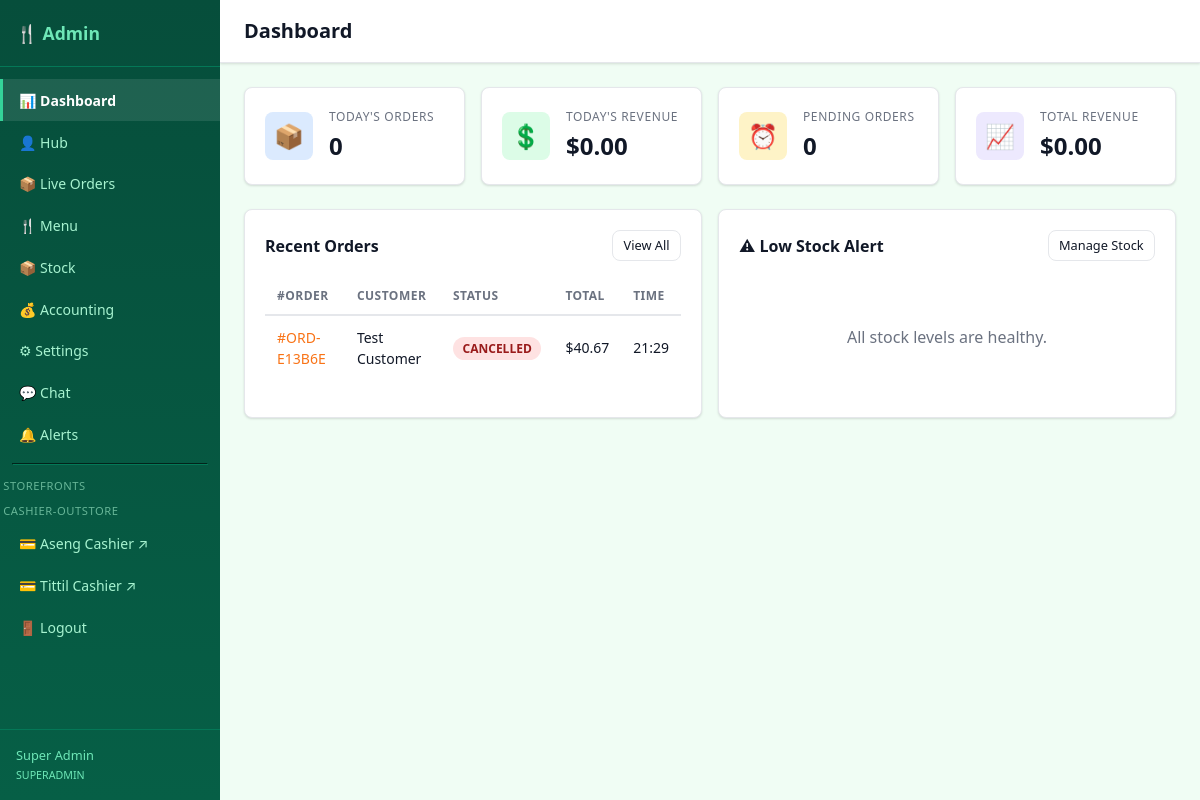
Page /admin/index.php (signed in) on the committed database.
### tables this page shows
CREATE TABLE "Order" (
    id           TEXT PRIMARY KEY,
    orderNumber  TEXT NOT NULL,
    status       TEXT NOT NULL DEFAULT 'PENDING',
    totalAmount  TEXT NOT NULL,
    itemCount    INTEGER NOT NULL DEFAULT 0,
    notes        TEXT,
    customerName TEXT,
    customerPhone TEXT,
    customerId   TEXT,
    restaurantId TEXT NOT NULL,
    completedAt  TEXT,
    createdAt    TEXT NOT NULL DEFAULT (datetime('now')),
    updatedAt    TEXT NOT NULL DEFAULT (datetime('now')),
    FOREIGN KEY (restaurantId) REFERENCES Restaurant(id) ON DELETE CASCADE,
    FOREIGN KEY (customerId)   REFERENCES User(id)       ON DELETE SET NULL
);

### db.php (called while the page is built, shortened)
<?php
function get_db(): PDO {
    static $pdo = null;
    if ($pdo === null) {
        $pdo = new PDO('sqlite:' . DB_PATH, null, null, [
            PDO::ATTR_ERRMODE            => PDO::ERRMODE_EXCEPTION,
            PDO::ATTR_DEFAULT_FETCH_MODE => PDO::FETCH_ASSOC,
        ]);
        $pdo->exec('PRAGMA foreign_keys = ON');
        $pdo->exec('PRAGMA journal_mode = WAL');
    }
    return $pdo;
}
function db_query(string $sql, array $params = []): array {
    $stmt = get_db()->prepare($sql);
    $stmt->execute($params);
    return $stmt->fetchAll();
}
function db_fetch(string $sql, array $params = []): ?array {
    $stmt = get_db()->prepare($sql);
    $stmt->execute($params);
    $row = $stmt->fetch();
    return $row ?: null;
}
function get_restaurant(?string $slug = null): ?array {
    $slug = $slug ?? DEFAULT_RESTAURANT_SLUG;
    return db_fetch('SELECT * FROM Restaurant WHERE slug = ? AND isActive = 1', [$slug]);
}

### admin/index.php (the view, shortened to what this page needs)
<?php
require_once dirname(__DIR__) . '/db.php';
include dirname(__DIR__) . '/includes/admin_header.php';
$restaurant = get_restaurant();
$rid = $restaurant['id'] ?? null;
$today = date('Y-m-d') . ' 00:00:00';
$today_orders   = $rid ? (int)(db_fetch('SELECT COUNT(*) AS n FROM "Order" WHERE restaurantId = ? AND createdAt >= ?', [$rid, $today])['n'] ?? 0) : 0;
$pending_orders = $rid ? (int)(db_fetch('SELECT COUNT(*) AS n FROM "Order" WHERE restaurantId = ? AND status = "PENDING"', [$rid])['n'] ?? 0) : 0;
$today_revenue  = $rid ? (float)(db_fetch('SELECT COALESCE(SUM(CAST(totalAmount AS REAL)),0) AS n FROM "Order" WHERE restaurantId = ? AND status IN ("COMPLETED","READY","OUT_FOR_DELIVERY") AND createdAt >= ?', [$rid, $today])['n'] ?? 0) : 0;
$total_revenue  = $rid ? (float)(db_fetch('SELECT COALESCE(SUM(CAST(totalAmount AS REAL)),0) AS n FROM "Order" WHERE restaurantId = ? AND status IN ("COMPLETED","READY","OUT_FOR_DELIVERY")', [$rid])['n'] ?? 0) : 0;
$low_stock = $rid ? db_query('SELECT id, name, stockQuantity, lowStockThreshold FROM MenuItem WHERE restaurantId = ? AND stockQuantity IS NOT NULL AND stockQuantity <= lowStockThreshold ORDER BY stockQuantity ASC LIMIT 8', [$rid]) : [];
$recent_orders = $rid ? db_query('SELECT id, orderNumber, status, totalAmount, customerName, createdAt FROM "Order" WHERE restaurantId = ? ORDER BY createdAt DESC LIMIT 10', [$rid]) : [];
?>
<div class="stats-grid">
    <div class="stat-card">
        <div class="stat-icon" style="background:#dbeafe">&#128230;</div>
        <div>
            <div class="stat-label">Today's Orders</div>
            <div class="stat-value"><?= $today_orders ?></div>
        </div>
    </div>
    <div class="stat-card">
        <div class="stat-icon" style="background:#dcfce7">&#128178;</div>
        <div>
            <div class="stat-label">Today's Revenue</div>
            <div class="stat-value">$<?= number_format($today_revenue, 2) ?></div>
        </div>
    </div>
    <div class="stat-card">
        <div class="stat-icon" style="background:#fef3c7">&#9200;</div>
        <div>
            <div class="stat-label">Pending Orders</div>
            <div class="stat-value"><?= $pending_orders ?></div>
        </div>
    </div>
    <div class="stat-card">
        <div class="stat-icon" style="background:#ede9fe">&#128200;</div>
        <div>
            <div class="stat-label">Total Revenue</div>
            <div class="stat-value">$<?= number_format($total_revenue, 2) ?></div>
        </div>
    </div>
</div>
<div class="dashboard-grid">
    <div class="card">
        <div class="card-header">
            <h2>Recent Orders</h2>
            <a href="orders.php" class="btn btn-sm btn-outline">View All</a>
        </div>
        <?php if (empty($recent_orders)): ?>
            <p class="empty-state">No orders yet.</p>
        <?php else: ?>
        <table class="table">
            <thead><tr><th>#Order</th><th>Customer</th><th>Status</th><th>Total</th><th>Time</th></tr></thead>
            <tbody>
            <?php foreach ($recent_orders as $order): ?>
            <tr>
                <td><a href="orders.php?id=<?= htmlspecialchars($order['id']) ?>">#<?= htmlspecialchars($order['orderNumber']) ?></a></td>
                <td><?= htmlspecialchars($order['customerName'] ?? 'Guest') ?></td>
                <td><span class="status-badge status-<?= strtolower($order['status']) ?>"><?= htmlspecialchars($order['status']) ?></span></td>
                <td>$<?= number_format((float)$order['totalAmount'], 2) ?></td>
                <td><?= date('H:i', strtotime($order['createdAt'])) ?></td>
            </tr>
            <?php endforeach; ?>
            </tbody>
        </table>
        <?php endif; ?>
    </div>
    <div class="card">
        <div class="card-header">
            <h2>&#9888; Low Stock Alert</h2>
            <a href="stock.php" class="btn btn-sm btn-outline">Manage Stock</a>
        </div>
        <?php if (empty($low_stock)): ?>
            <p class="empty-state">All stock levels are healthy.</p>
        <?php endif; ?>
    </div>
</div>
<?php include dirname(__DIR__) . '/includes/admin_footer.php'; ?>

### assets/css/style.css (style rules this page uses)
:root { --primary: #f97316; --primary-dark: #ea580c; --primary-fg: #fff; --bg: #f9fafb; --card-bg: #ffffff; --border: #e5e7eb; --text: #111827; --text-muted: #6b7280; --success: #16a34a; --warn: #d97706; --danger: #dc2626; --radius: 8px; --shadow: 0 1px 3px rgba(0,0,0,.08), 0 1px 2px rgba(0,0,0,.06); --transition: .15s ease; }
*, *::before, *::after { box-sizing: border-box; margin: 0; padding: 0; }
body { font-family: system-ui, -apple-system, sans-serif; background: var(--bg); color: var(--text); line-height: 1.5; }
a { color: var(--primary); text-decoration: none; }
.card { background: var(--card-bg); border: 1px solid var(--border); border-radius: var(--radius); padding: 1.25rem; box-shadow: var(--shadow); }
.card-header { display: flex; align-items: center; justify-content: space-between; margin-bottom: 1rem; }
.card-header h2 { font-size: 1rem; font-weight: 600; }
.btn { display: inline-flex; align-items: center; gap: .35rem; padding: .5rem 1rem; border-radius: var(--radius); border: none; font-size: .875rem; font-weight: 500; cursor: pointer; transition: background var(--transition), opacity var(--transition); text-decoration: none; white-space: nowrap; }
.btn-outline { background: transparent; border: 1px solid var(--border); color: var(--text); }
.btn-sm { padding: .3rem .65rem; font-size: .8rem; }
.status-badge { padding: .2rem .6rem; border-radius: 9999px; font-size: .75rem; font-weight: 600; }
.status-cancelled { background: #fee2e2; color: #991b1b; }
.table { width: 100%; border-collapse: collapse; font-size: .875rem; }
.table th { text-align: left; padding: .6rem .75rem; font-weight: 600; border-bottom: 2px solid var(--border); color: var(--text-muted); text-transform: uppercase; letter-spacing: .04em; font-size: .75rem; }
.table td { padding: .65rem .75rem; border-bottom: 1px solid var(--border); }
.table tr:last-child td { border-bottom: none; }
.empty-state { text-align: center; padding: 3rem 1rem; color: var(--text-muted); }

### assets/css/admin.css (style rules this page uses)
:root { --admin-primary: #059669; --admin-primary-dark: #047857; --admin-primary-light: #d1fae5; --admin-sidebar: #064e3b; --admin-sidebar-hover: #065f46; }
.admin-body { background: #f0fdf4; }
.stats-grid { display: grid; grid-template-columns: repeat(auto-fill, minmax(200px, 1fr)); gap: 1rem; margin-bottom: 1.5rem; }
.stat-card { background: #fff; border: 1px solid var(--border); border-radius: var(--radius); padding: 1.25rem; display: flex; align-items: center; gap: 1rem; box-shadow: var(--shadow); }
.stat-icon { width: 48px; height: 48px; border-radius: var(--radius); display: flex; align-items: center; justify-content: center; font-size: 1.5rem; flex-shrink: 0; }
.stat-label { font-size: .75rem; color: var(--text-muted); text-transform: uppercase; letter-spacing: .05em; }
.stat-value { font-size: 1.5rem; font-weight: 700; margin-top: .15rem; }
.dashboard-grid { display: grid; grid-template-columns: 1fr 1fr; gap: 1rem; }

### rows in the picture
order: orderNumber "ORD-E13B6E", customerName "Test Customer", status "CANCELLED", totalAmount "40.67", createdAt "21:29"

### other values in the picture
$current_user['name'] "Super Admin"
$current_user['role'] "SUPERADMIN"
$page_title "Dashboard"
$today_orders "0"
$today_revenue "0.00"
$pending_orders "0"
$total_revenue "0.00"
